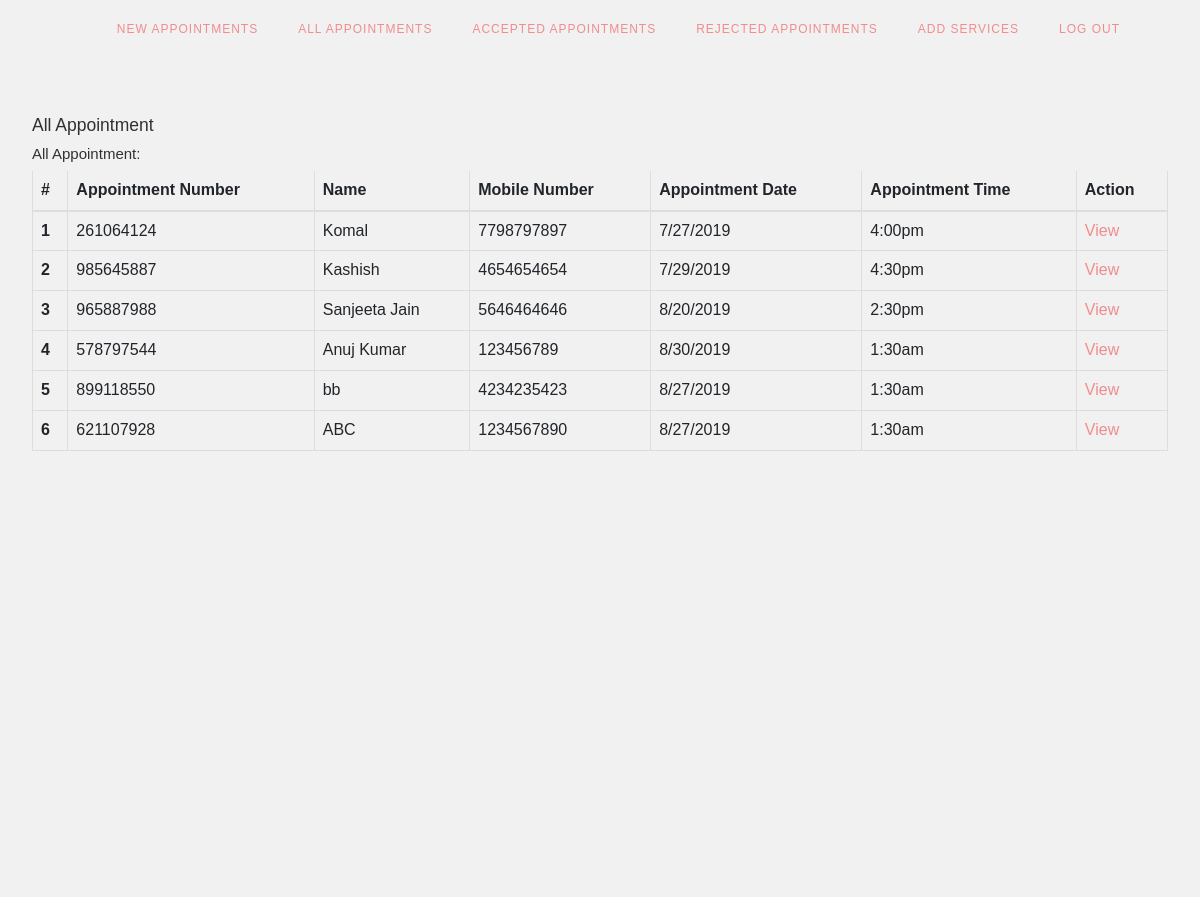
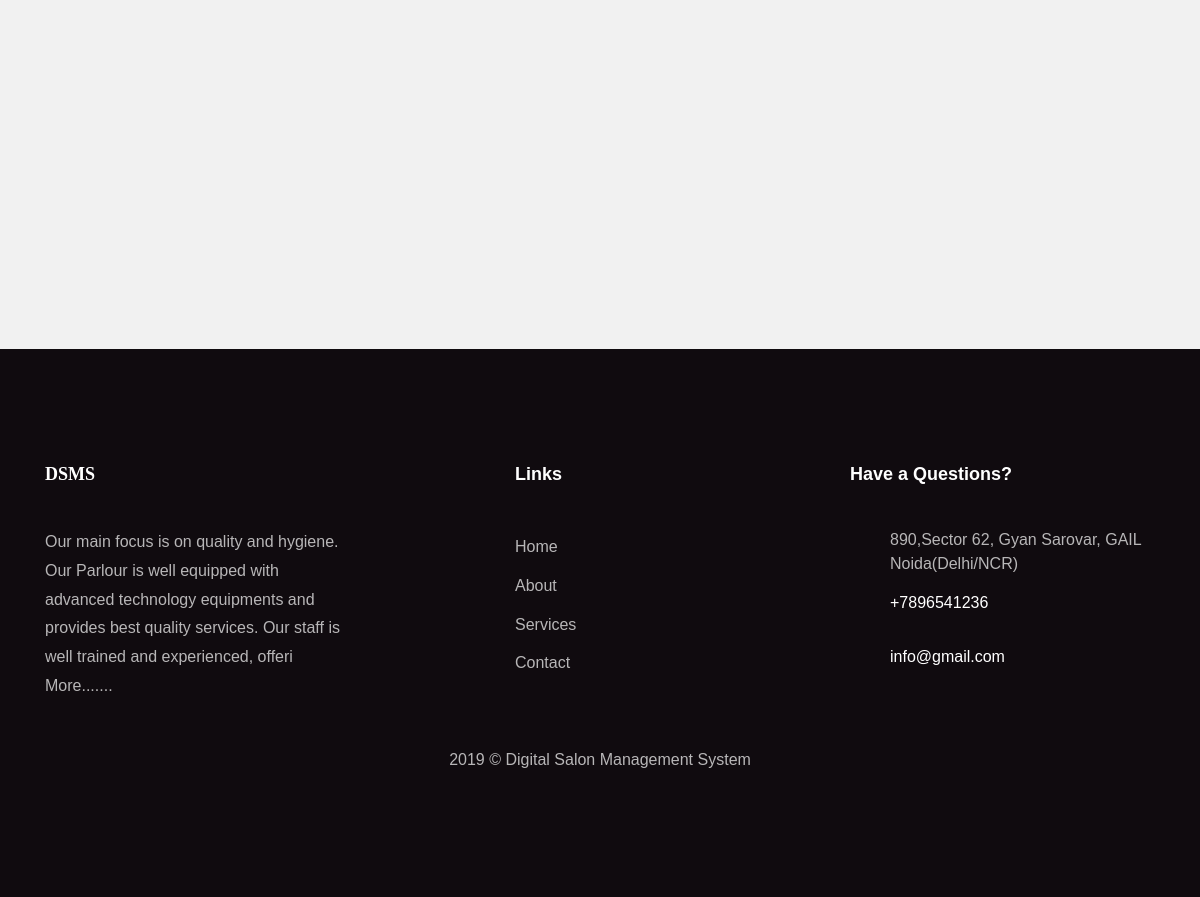
Screenshot of /appointments.php with the database file from the repository (2 pictures, top to bottom).
### tables this page shows
CREATE TABLE `tblappointment` (
  `ID` int(10) NOT NULL,
  `AptNumber` varchar(80) DEFAULT NULL,
  `Name` varchar(120) DEFAULT NULL,
  `Email` varchar(120) DEFAULT NULL,
  `PhoneNumber` bigint(11) DEFAULT NULL,
  `AptDate` varchar(120) DEFAULT NULL,
  `AptTime` varchar(120) DEFAULT NULL,
  `Services` varchar(120) DEFAULT NULL,
  `ApplyDate` timestamp NULL DEFAULT current_timestamp(),
  `Remark` varchar(250) NOT NULL,
  `Status` varchar(50) NOT NULL,
  `RemarkDate` timestamp NOT NULL DEFAULT '0000-00-00 00:00:00' ON UPDATE current_timestamp()
);

CREATE TABLE `tblpage` (
  `ID` int(10) NOT NULL,
  `PageType` varchar(200) DEFAULT NULL,
  `PageTitle` mediumtext DEFAULT NULL,
  `PageDescription` mediumtext DEFAULT NULL,
  `Email` varchar(200) DEFAULT NULL,
  `MobileNumber` bigint(10) DEFAULT NULL,
  `UpdationDate` date DEFAULT NULL,
  `Timing` varchar(200) NOT NULL
);

### appointments.php (the view, shortened to what this page needs)
<?php
include('includes/dbconnection.php');
  ?>
<!DOCTYPE HTML>
<html>
<head>
<link href="css/bootstrap.css" rel='stylesheet' type='text/css' />
<link href="css/style.css" rel='stylesheet' type='text/css' />
<link href="css/font-awesome.css" rel="stylesheet">
<link href="css/animate.css" rel="stylesheet" type="text/css" media="all">
<link href="css/custom.css" rel="stylesheet">
</head>
<body class="cbp-spmenu-push">
	<div class="main-content">
		 <?php include_once('includes/headers2.php');?>
		<div id="page-wrapper">
			<div class="main-page">
				<div class="tables">
					<h3 class="title1">All Appointment</h3>
					<div class="table-responsive bs-example widget-shadow">
						<h4>All Appointment:</h4>
						<table class="table table-bordered"> <thead> <tr> <th>#</th> <th> Appointment Number</th> <th>Name</th><th>Mobile Number</th> <th>Appointment Date</th><th>Appointment Time</th><th>Action</th> </tr> </thead> <tbody>
<?php
$ret=mysqli_query($con,"select *from  tblappointment");
$cnt=1;
while ($row=mysqli_fetch_array($ret)) {
?>
						 <tr> <th scope="row"><?php echo $cnt;?></th> <td><?php  echo $row['AptNumber'];?></td> <td><?php  echo $row['Name'];?></td><td><?php  echo $row['PhoneNumber'];?></td><td><?php  echo $row['AptDate'];?></td> <td><?php  echo $row['AptTime'];?></td> <td><a href="view.php?viewid=<?php echo $row['ID'];?>">View</a></td> </tr>   <?php
$cnt=$cnt+1;
}?></tbody> </table>
					</div>
				</div>
			</div>
		</div>
		 <?php include_once('includes/footer.php');?>
	</div>
</body>
</html>

### includes/footer.php (shortened to what this page needs)
 <?php
include('includes/dbconnection.php');
?>
 <footer class="ftco-footer ftco-section">
      <div class="container">
        <div class="row mb-5">
          <div class="col-md">
            <div class="ftco-footer-widget mb-4">
              <h2 class="ftco-heading-2 logo">DSMS</h2>
              <?php
$ret=mysqli_query($con,"select * from tblpage where PageType='aboutus' ");
while ($row=mysqli_fetch_array($ret)) {
?>
              <p><?php  echo substr($row['PageDescription'],0,200);?> <a href="about.php">More.......</a></p><?php } ?>
            </div>
          </div>
          <div class="col-md" style="padding-left: 150px">
             <div class="ftco-footer-widget mb-4">
              <h2 class="ftco-heading-2">Links</h2>
              <ul class="list-unstyled">
                <li><a href="index.php" class="py-2 d-block">Home</a></li>
                <li><a href="about.php" class="py-2 d-block">About</a></li>
                <li><a href="services.php" class="py-2 d-block">Services</a></li>
                <li><a href="contact.php" class="py-2 d-block">Contact</a></li>
              </ul>
            </div>
          </div>
          <div class="col-md">
            <div class="ftco-footer-widget mb-4">
            	<h2 class="ftco-heading-2">Have a Questions?</h2>
            	<div class="block-23 mb-3">
                <?php
$ret=mysqli_query($con,"select * from tblpage where PageType='contactus' ");
while ($row=mysqli_fetch_array($ret)) {
?>
	              <ul>
	                <li><span class="icon icon-map-marker"></span><span class="text"><?php  echo $row['PageDescription'];?></span></li>
	                <li><a href="#"><span class="icon icon-phone"></span><span class="text">+<?php  echo $row['MobileNumber'];?></span></a></li>
	                <li><a href="#"><span class="icon icon-envelope"></span><span class="text"><?php  echo $row['Email'];?></span></a></li>
	              </ul>
	            </div>
               <?php } ?>
            </div>
          </div>
        </div>
        <div class="row">
          <div class="col-md-12 text-center">
            <p>
  2019 &copy; Digital Salon  Management System  </p>
          </div>
        </div>
      </div>
    </footer>

### admin/css/custom.css (style rules this page uses)
#page-wrapper { padding:7em 2em 2.5em; background-color: #F1F1F1; }

### rows the page displays
tblappointment: AptNumber "261064124", Name "Komal", PhoneNumber "7798797897", AptDate "7/27/2019", AptTime "4:00pm"
tblappointment: AptNumber "985645887", Name "Kashish", PhoneNumber "4654654654", AptDate "7/29/2019", AptTime "4:30pm"
tblappointment: AptNumber "965887988", Name "Sanjeeta Jain", PhoneNumber "5646464646", AptDate "8/20/2019", AptTime "2:30pm"
tblappointment: AptNumber "578797544", Name "Anuj Kumar", PhoneNumber "123456789", AptDate "8/30/2019", AptTime "1:30am"
tblappointment: AptNumber "899118550", Name "bb", PhoneNumber "4234235423", AptDate "8/27/2019", AptTime "1:30am"
tblappointment: AptNumber "621107928", Name "ABC", PhoneNumber "1234567890", AptDate "8/27/2019", AptTime "1:30am"
tblpage: PageDescription "Our main focus is on quality and hygiene. Our Parlour is well equipped with advanced technology equipments and provides best quality services. Our staff is well trained and experienced, offeri"
tblpage: PageDescription "890,Sector 62, Gyan Sarovar, GAIL Noida(Delhi/NCR)", MobileNumber "7896541236", Email "info@gmail.com"
